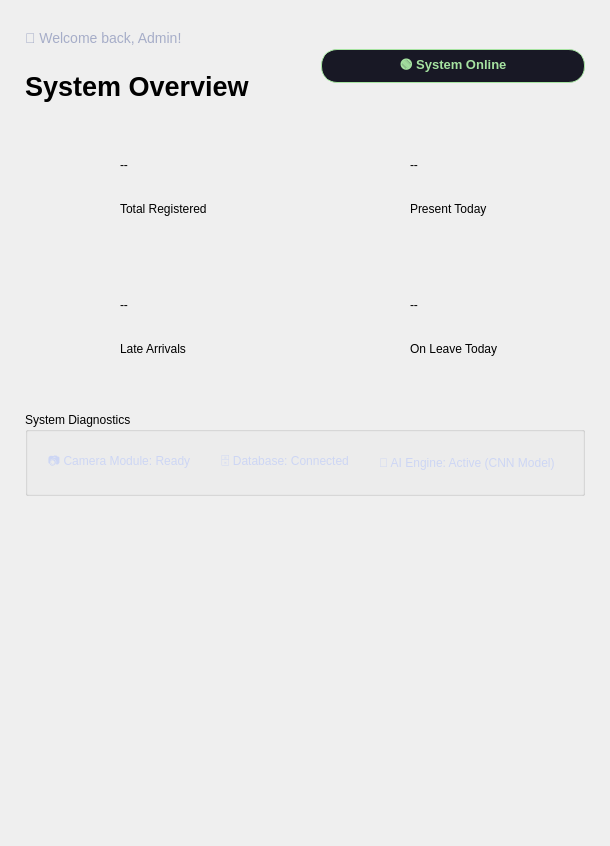
      <widget class="QWidget" name="page_dashboard">
       <layout class="QVBoxLayout" name="verticalLayout_dash">
        <property name="spacing"><number>25</number></property>
        <property name="leftMargin"><number>25</number></property>
        <property name="topMargin"><number>30</number></property>
        <property name="rightMargin"><number>25</number></property>
        <property name="bottomMargin"><number>25</number></property>
        <item>
         <layout class="QHBoxLayout" name="horizontalLayout_header">
          <item>
           <layout class="QVBoxLayout" name="verticalLayout_header_text">
            <item><widget class="QLabel" name="lbl_welcome"><property name="text"><string>👋 Welcome back, Admin!</string></property><property name="styleSheet"><string>color: #a6adc8; font-size: 14px;</string></property></widget></item>
            <item><widget class="QLabel" name="lbl_dash_title"><property name="font"><font><family>Segoe UI</family><pointsize>20</pointsize><bold>true</bold></font></property><property name="text"><string>System Overview</string></property></widget></item>
           </layout>
          </item>
          <item><spacer name="horizontalSpacer_header"><property name="orientation"><enum>Qt::Orientation::Horizontal</enum></property></spacer></item>
          <item>
           <widget class="QLabel" name="lbl_dash_status_badge">
            <property name="text"><string>🟢 System Online</string></property>
            <property name="styleSheet"><string>background-color: #181825; border: 1px solid #a6e3a1; color: #a6e3a1; padding: 6px 16px; border-radius: 16px; font-weight: bold; font-size: 13px;</string></property>
            <property name="alignment"><set>Qt::AlignmentFlag::AlignCenter</set></property>
            <property name="minimumSize"><size><width>0</width><height>34</height></size></property>
            <property name="maximumSize"><size><width>16777215</width><height>34</height></size></property>
           </widget>
          </item>
         </layout>
        </item>
        <item>
         <layout class="QGridLayout" name="gridLayout_cards">
          <property name="spacing"><number>20</number></property>
          <item row="0" column="0">
           <widget class="QWidget" name="card_1">
            <property name="minimumSize"><size><width>0</width><height>120</height></size></property>
            <layout class="QHBoxLayout">
             <property name="spacing"><number>20</number></property>
             <property name="leftMargin"><number>25</number></property>
             <item><widget class="QLabel" name="icon_c1"><property name="maximumSize"><size><width>50</width><height>50</height></size></property><property name="pixmap"><pixmap>icons/users.svg</pixmap></property><property name="scaledContents"><bool>true</bool></property><property name="alignment"><set>Qt::AlignmentFlag::AlignCenter</set></property></widget></item>
             <item>
              <layout class="QVBoxLayout">
               <property name="spacing"><number>0</number></property>
               <item><spacer name="vs_c1_t"><property name="orientation"><enum>Qt::Orientation::Vertical</enum></property></spacer></item>
               <item><widget class="QLabel" name="val_total"><property name="text"><string>--</string></property><property name="class"><string>card_value</string></property></widget></item>
               <item><widget class="QLabel" name="lbl_t1"><property name="text"><string>Total Registered</string></property><property name="class"><string>card_title</string></property></widget></item>
               <item><spacer name="vs_c1_b"><property name="orientation"><enum>Qt::Orientation::Vertical</enum></property></spacer></item>
              </layout>
             </item>
             <item><spacer><property name="orientation"><enum>Qt::Orientation::Horizontal</enum></property></spacer></item>
            </layout>
           </widget>
          </item>
          <item row="0" column="1">
           <widget class="QWidget" name="card_2">
            <property name="minimumSize"><size><width>0</width><height>120</height></size></property>
            <layout class="QHBoxLayout">
             <property name="spacing"><number>20</number></property>
             <property name="leftMargin"><number>25</number></property>
             <item><widget class="QLabel" name="icon_c2"><property name="maximumSize"><size><width>50</width><height>50</height></size></property><property name="pixmap"><pixmap>icons/present.svg</pixmap></property><property name="scaledContents"><bool>true</bool></property><property name="alignment"><set>Qt::AlignmentFlag::AlignCenter</set></property></widget></item>
             <item>
              <layout class="QVBoxLayout">
               <property name="spacing"><number>0</number></property>
               <item><spacer name="vs_c2_t"><property name="orientation"><enum>Qt::Orientation::Vertical</enum></property></spacer></item>
               <item><widget class="QLabel" name="val_present"><property name="text"><string>--</string></property><property name="class"><string>card_value</string></property></widget></item>
               <item><widget class="QLabel" name="lbl_t2"><property name="text"><string>Present Today</string></property><property name="class"><string>card_title</string></property></widget></item>
               <item><spacer name="vs_c2_b"><property name="orientation"><enum>Qt::Orientation::Vertical</enum></property></spacer></item>
              </layout>
             </item>
             <item><spacer><property name="orientation"><enum>Qt::Orientation::Horizontal</enum></property></spacer></item>
            </layout>
           </widget>
          </item>
          <item row="1" column="0">
           <widget class="QWidget" name="card_3">
            <property name="minimumSize"><size><width>0</width><height>120</height></size></property>
            <layout class="QHBoxLayout">
             <property name="spacing"><number>20</number></property>
             <property name="leftMargin"><number>25</number></property>
             <item><widget class="QLabel" name="icon_c3"><property name="maximumSize"><size><width>50</width><height>50</height></size></property><property name="pixmap"><pixmap>icons/late.svg</pixmap></property><property name="scaledContents"><bool>true</bool></property><property name="alignment"><set>Qt::AlignmentFlag::AlignCenter</set></property></widget></item>
             <item>
              <layout class="QVBoxLayout">
               <property name="spacing"><number>0</number></property>
               <item><spacer name="vs_c3_t"><property name="orientation"><enum>Qt::Orientation::Vertical</enum></property></spacer></item>
               <item><widget class="QLabel" name="val_late"><property name="text"><string>--</string></property><property name="class"><string>card_value</string></property></widget></item>
               <item><widget class="QLabel" name="lbl_t3"><property name="text"><string>Late Arrivals</string></property><property name="class"><string>card_title</string></property></widget></item>
               <item><spacer name="vs_c3_b"><property name="orientation"><enum>Qt::Orientation::Vertical</enum></property></spacer></item>
              </layout>
             </item>
             <item><spacer><property name="orientation"><enum>Qt::Orientation::Horizontal</enum></property></spacer></item>
            </layout>
           </widget>
          </item>
          <item row="1" column="1">
           <widget class="QWidget" name="card_4">
            <property name="minimumSize"><size><width>0</width><height>120</height></size></property>
            <layout class="QHBoxLayout">
             <property name="spacing"><number>20</number></property>
             <property name="leftMargin"><number>25</number></property>
             <item><widget class="QLabel" name="icon_c4"><property name="maximumSize"><size><width>50</width><height>50</height></size></property><property name="pixmap"><pixmap>icons/leave.svg</pixmap></property><property name="scaledContents"><bool>true</bool></property><property name="alignment"><set>Qt::AlignmentFlag::AlignCenter</set></property></widget></item>
             <item>
              <layout class="QVBoxLayout">
               <property name="spacing"><number>0</number></property>
               <item><spacer name="vs_c4_t"><property name="orientation"><enum>Qt::Orientation::Vertical</enum></property></spacer></item>
               <item><widget class="QLabel" name="val_leave"><property name="text"><string>--</string></property><property name="class"><string>card_value</string></property></widget></item>
               <item><widget class="QLabel" name="lbl_t4"><property name="text"><string>On Leave Today</string></property><property name="class"><string>card_title</string></property></widget></item>
               <item><spacer name="vs_c4_b"><property name="orientation"><enum>Qt::Orientation::Vertical</enum></property></spacer></item>
              </layout>
             </item>
             <item><spacer><property name="orientation"><enum>Qt::Orientation::Horizontal</enum></property></spacer></item>
            </layout>
           </widget>
          </item>
         </layout>
        </item>
        <item>
         <widget class="QGroupBox" name="groupBox_status">
          <property name="title"><string>System Diagnostics</string></property>
          <layout class="QHBoxLayout" name="horizontalLayout_status">
           <property name="spacing"><number>30</number></property>
           <property name="leftMargin"><number>20</number></property>
           <property name="topMargin"><number>20</number></property>
           <property name="rightMargin"><number>20</number></property>
           <property name="bottomMargin"><number>20</number></property>
           <item><widget class="QLabel" name="lbl_stat_cam"><property name="text"><string>📷 Camera Module: Ready</string></property><property name="styleSheet"><string>color: #cdd6f4; font-weight: normal;</string></property></widget></item>
           <item><widget class="QLabel" name="lbl_stat_db"><property name="text"><string>🗄️ Database: Connected</string></property><property name="styleSheet"><string>color: #cdd6f4; font-weight: normal;</string></property></widget></item>
           <item><widget class="QLabel" name="lbl_stat_ai"><property name="text"><string>🧠 AI Engine: Active (CNN Model)</string></property><property name="styleSheet"><string>color: #cdd6f4; font-weight: normal;</string></property></widget></item>
           <item><spacer name="horizontalSpacer_stat"><property name="orientation"><enum>Qt::Orientation::Horizontal</enum></property></spacer></item>
          </layout>
         </widget>
        </item>
        <item>
         <layout class="QHBoxLayout" name="horizontalLayout_charts">
          <property name="spacing"><number>20</number></property>
          <item>
           <widget class="QWidget" name="chart_container_bar" native="true">
            <property name="minimumSize"><size><width>0</width><height>300</height></size></property>
           </widget>
          </item>
          <item>
           <widget class="QWidget" name="chart_container_pie" native="true">
            <property name="minimumSize"><size><width>0</width><height>300</height></size></property>
           </widget>
          </item>
         </layout>
        </item>       
       </layout>
      </widget>
